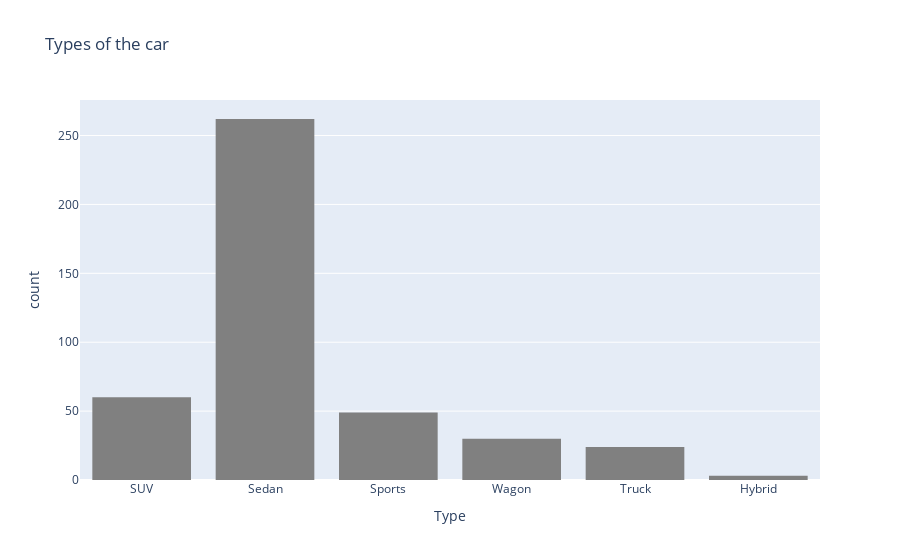

Write notebook code for a chart like this one.
### Code cell
# Viewing various types of the cars
data.Type.unique()

fig = px.histogram(data, x = "Type",
                  labels = {"Type":"Type"},
                  title = "Types of the car",
                  color_discrete_sequence = ["gray"])
                  
fig.show()

### Figure 1 — Plotly figure (JSON) as saved in the notebook; plotly's stock layout.template omitted (floating-point values rounded to 4 significant figures; data arrays with more than 128 entries replaced by an {"elided": "..."} marker saying what was removed)
{"data": [{"bingroup": "x", "hovertemplate": "Type=%{x}<br>count=%{y}<extra></extra>", "legendgroup": "", "marker": {"color": "gray", "pattern": {"shape": ""}}, "name": "", "orientation": "v", "showlegend": false, "type": "histogram", "x": {"elided": "428 str values"}, "xaxis": "x", "yaxis": "y"}], "layout": {"barmode": "relative", "legend": {"tracegroupgap": 0}, "title": {"text": "Types of the car"}, "xaxis": {"anchor": "y", "domain": [0, 1], "title": {"text": "Type"}}, "yaxis": {"anchor": "x", "domain": [0, 1], "title": {"text": "count"}}}}
